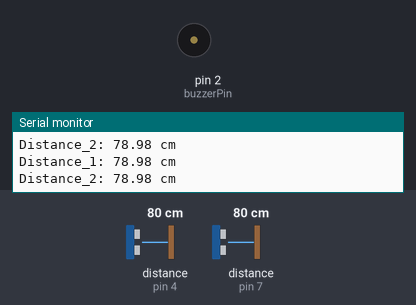
Bench run of a sketch on a simulated Arduino Uno, built with avr-gcc and run on an emulated ATmega328P. On the bench: buzzer (waves = sounding), the last lines printed to the serial monitor. Wiring (inferred from the names in the program): 2 × ultrasonic range finder: trigger pin 3, echo pin 4 / trigger pin 5, echo pin 7. The test bench sets the inputs (shaded band); at power-on: distance to the obstacle (sensors on pin 4, pin 7) 80 cm. The echo pulse lasts 58.3 µs per cm.

Above: at 1.2 s.
1.3 s: distance to the obstacle (sensor on pin 4) set to 2 cm
At 1.48 s:
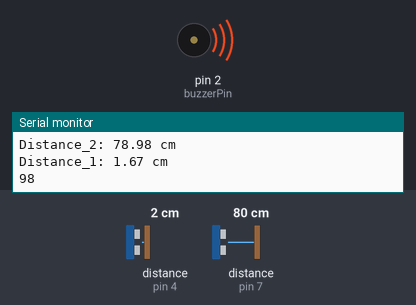
4.3 s: distance to the obstacle (sensor on pin 4) set to 60 cm
At 4.3 s:
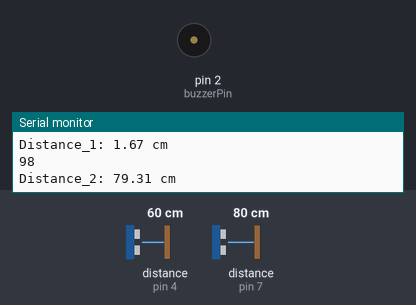
7.3 s: distance to the obstacle (sensor on pin 7) set to 35 cm
10.3 s: distance to the obstacle (sensor on pin 7) set to 250 cm
13.3 s: distance to the obstacle (sensor on pin 4) set to 4 cm
At 13.59 s:
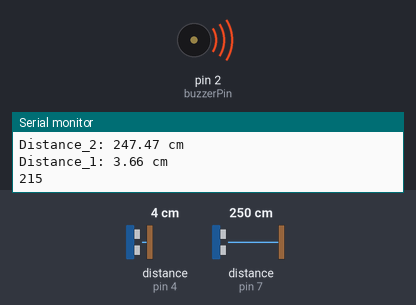
16.3 s: distance to the obstacle (sensor on pin 4) set to 6 cm
At 16.3 s:
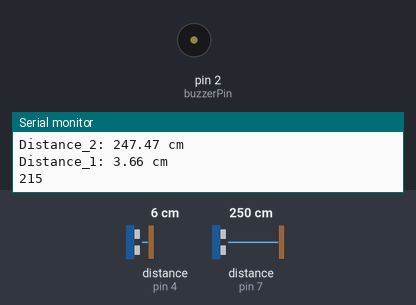
Timing chart, 0 to 18.8 s (numbered marks = the images above; inputs shaded):
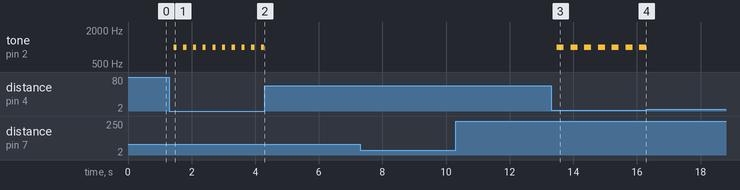

The sketch:

Ultrasonic_measure_Distance.ino
```cpp
// Define pins for the ultrasonic sensor
#define trigPin1  3 //**************IMP PWM Pin****************
#define echoPin1  4
#define trigPin2  5 //**************IMP PWM Pin****************
#define echoPin2  7
#define buzzerPin 2 // Define pin for the buzzer
// Frequency of the buzzer sound when activated (in Hz)
const int buzzerFrequency = 1000; // 1000 Hz


void setup() {

  Serial.begin(9600); // Start the Serial Monitor


  pinMode(trigPin1, OUTPUT); // Set the trigPin as an OUTPUT

  pinMode(echoPin1, INPUT); // Set the echoPin as an INPUT

  pinMode(trigPin2, OUTPUT); // Set the trigPin as an OUTPUT

  pinMode(echoPin2, INPUT); // Set the echoPin as an INPUT
  pinMode(buzzerPin, OUTPUT); // Set the buzzerPin as an OUTPUT
}


void loop() {
  // Variables to store the duration and distance
  long duration_1;
  float distance_1;

long duration_2;
  float distance_2;

  // Clear the trigPin1
  digitalWrite(trigPin1, LOW);
  delayMicroseconds(2);

  // Set the trigPin1 HIGH for 10 microseconds
  digitalWrite(trigPin1, HIGH);
  delayMicroseconds(10);
  digitalWrite(trigPin1, LOW);

  // Read the echoPin1, and get the duration of the pulse
  duration_1 = pulseIn(echoPin1, HIGH);

  // Calculate the distance in cm
  distance_1 = duration_1 * 0.034 / 2;   // /100 for the simulation

  // Print the distance1 to the Serial Monitor
  Serial.print("Distance_1: ");
  Serial.print(distance_1);
  Serial.println(" cm");

  // Check if the distance is less than 4 cm
  if (distance_1 < 4) {
    delay(100);
    digitalWrite(trigPin1, HIGH);
  delayMicroseconds(100);
  digitalWrite(trigPin1, LOW);

      Serial.println(duration_1);

    // Activate the buzzer with a specified frequency
    tone(buzzerPin, buzzerFrequency);
    delay(duration_1);
    noTone(buzzerPin);
 }else {
    // Deactivate the buzzer
    noTone(buzzerPin);
 }
 // Clear the trigPin2
  digitalWrite(trigPin2, LOW);
  delayMicroseconds(2);

  // Set the trigPin2 HIGH for 10 microseconds
  digitalWrite(trigPin2, HIGH);
  delayMicroseconds(10);
  digitalWrite(trigPin2, LOW);

  // Read the echoPin2, and get the duration of the pulse
  duration_2 = pulseIn(echoPin2, HIGH);

  // Calculate the distance in cm
  distance_2 = duration_2 * 0.034 / 2;   // /100 for the simulation

  // Print the distance2 to the Serial Monitor
  Serial.print("Distance_2: ");
  Serial.print(distance_2);
  Serial.println(" cm");

  // Check if the distance is less than 4 cm
  if (distance_2 < 4) {
    delay(100);
    digitalWrite(trigPin2, HIGH);
  delayMicroseconds(100);
  digitalWrite(trigPin2, LOW);

      Serial.println(duration_2);

    // Activate the buzzer with a specified frequency
    tone(buzzerPin, buzzerFrequency);
    delay(duration_2);
    noTone(buzzerPin);
 }
 else {
    // Deactivate the buzzer
    noTone(buzzerPin);
 }
  // Wait for a short period before the next measurement
  delay(100);
 }
```

Measured:
- the behaviour switches between 4 and 5 cm on distance to the obstacle (sensor on pin 4) (found by bisection; images 3 and 4)
- after the input at 1.3 s, tone on pin 2 (buzzerPin): alternates 1000 Hz for 0.10 s and silent for 0.21 s, starting after 0.14 s
- after the input at 4.3 s, tone on pin 2 (buzzerPin): stops changing and stays silent
- after the input at 13.3 s, tone on pin 2 (buzzerPin): alternates 1000 Hz for 0.22 s and silent for 0.22 s, starting after 0.19 s
- after the input at 16.3 s, tone on pin 2 (buzzerPin): stops changing and stays silent
